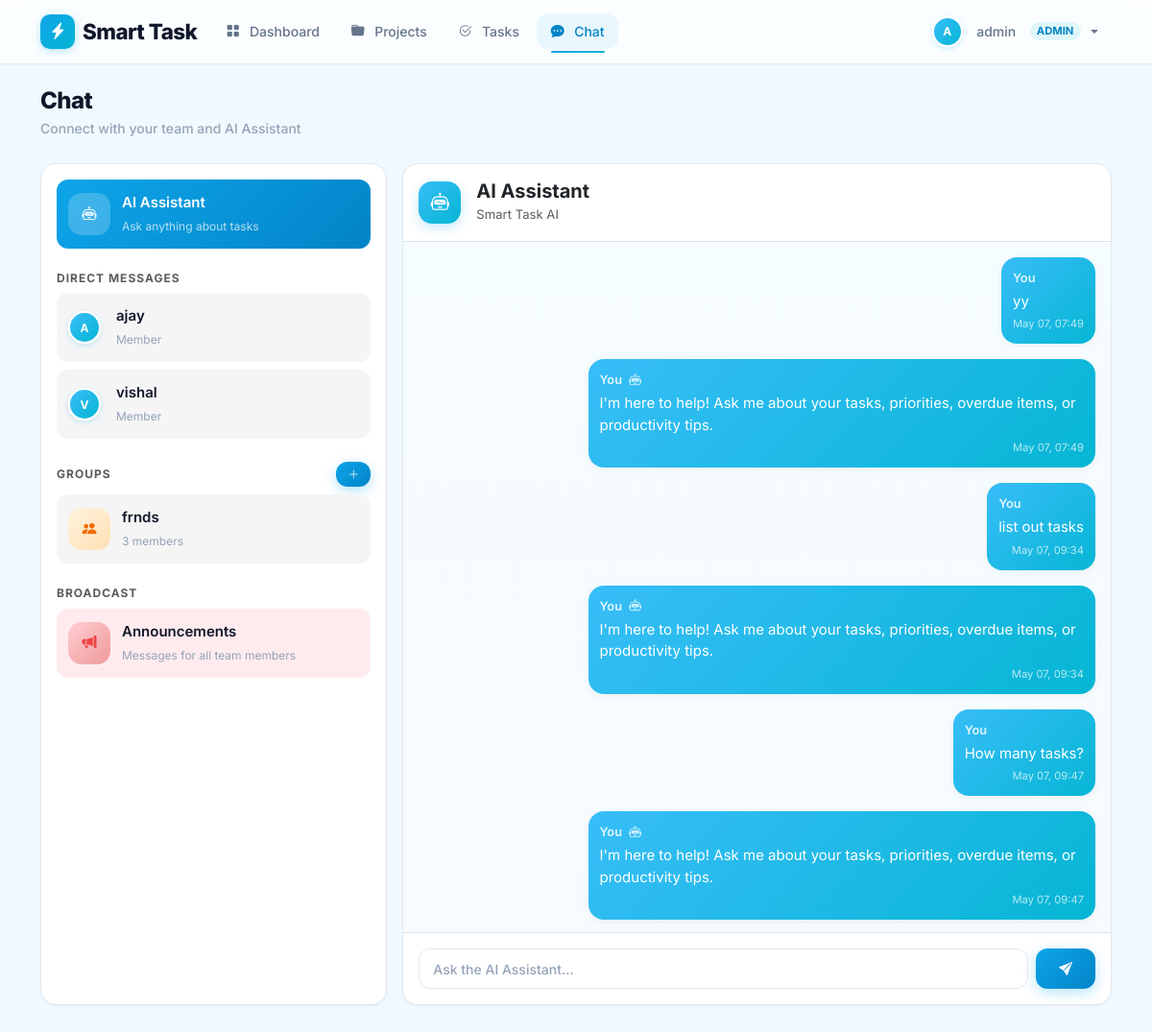
/chat?id=1 (signed in), run on the app's committed database.
### app.py (models this page shows)
class User(db.Model):
    id = db.Column(db.Integer, primary_key=True)
    username = db.Column(db.String(80), unique=True, nullable=False)
    email = db.Column(db.String(120), unique=True, nullable=False)
    password = db.Column(db.String(200), nullable=False)
    role = db.Column(db.String(20), default='member')  # admin or member
    created_at = db.Column(db.DateTime, default=datetime.utcnow)
    owned_projects = db.relationship('Project', backref='owner', lazy=True, foreign_keys='Project.owner_id')
    member_projects = db.relationship('Project', secondary=project_members, backref='members')
    assigned_tasks = db.relationship('Task', backref='assignee', lazy=True, foreign_keys='Task.assigned_to')
    created_tasks = db.relationship('Task', backref='creator', lazy=True, foreign_keys='Task.created_by')

class ChatGroup(db.Model):
    id = db.Column(db.Integer, primary_key=True)
    name = db.Column(db.String(100), nullable=False)
    created_by = db.Column(db.Integer, db.ForeignKey('user.id'), nullable=False)
    created_at = db.Column(db.DateTime, default=datetime.utcnow)
    members = db.relationship('User', secondary=group_members, backref='chat_groups')
    creator = db.relationship('User', foreign_keys=[created_by])

class Message(db.Model):
    id = db.Column(db.Integer, primary_key=True)
    content = db.Column(db.Text, nullable=False)
    sender_id = db.Column(db.Integer, db.ForeignKey('user.id'), nullable=False)
    receiver_id = db.Column(db.Integer, db.ForeignKey('user.id'), nullable=True)  # for DMs
    group_id = db.Column(db.Integer, db.ForeignKey('chat_group.id'), nullable=True)  # for groups
    is_broadcast = db.Column(db.Boolean, default=False)
    created_at = db.Column(db.DateTime, default=datetime.utcnow)
    sender = db.relationship('User', foreign_keys=[sender_id], backref='sent_messages')
    receiver = db.relationship('User', foreign_keys=[receiver_id], backref='received_messages')
    group = db.relationship('ChatGroup', backref='messages')

### app.py (the view, shortened to what this page needs)
@app.route('/chat')
@login_required
def chat():
    user = User.query.get(session['user_id'])
    users = User.query.filter(User.id != user.id).all()
    groups = ChatGroup.query.all()
    chat_type = request.args.get('type', 'ai')  # ai, dm, group, broadcast
    chat_id = request.args.get('id', type=int)
    messages = []
    selected_user = None
    selected_group = None
    ai_mode = False
    if chat_type == 'dm' and chat_id:
        selected_user = User.query.get(chat_id)
        messages = Message.query.filter(
            ((Message.sender_id == user.id) & (Message.receiver_id == chat_id)) |
            ((Message.sender_id == chat_id) & (Message.receiver_id == user.id))
        ).order_by(Message.created_at.asc()).all()
    elif chat_type == 'broadcast':
        messages = Message.query.filter_by(is_broadcast=True).order_by(Message.created_at.asc()).all()
    elif chat_type == 'ai':
        ai_mode = True
        messages = Message.query.filter_by(sender_id=user.id, receiver_id=user.id).order_by(Message.created_at.asc()).all()
    return render_template('chat.html',
                           users=users,
                           groups=groups,
                           user=user,
                           messages=messages,
                           chat_type=chat_type,
                           chat_id=chat_id,
                           selected_user=selected_user,
                           selected_group=selected_group,
                           ai_mode=ai_mode)

### app.py (called while the page is built)
def login_required(f):
    @wraps(f)
    def decorated_function(*args, **kwargs):
        if 'user_id' not in session:
            flash('Please login first.', 'error')
            return redirect(url_for('login'))
        return f(*args, **kwargs)
    return decorated_function

### templates/chat.html (shortened to what this page needs)
{% extends "base.html" %}
{% block content %}
<div class="page-header mb-4">
    <h2 class="mb-1">Chat</h2>
    <p class="mb-0">Connect with your team and AI Assistant</p>
</div>
<div class="row g-3">
    <div class="col-lg-4">
        <div class="card p-3 h-100" style="max-height: 75vh; overflow-y: auto;">
            <a href="{{ url_for('chat', type='ai') }}" class="chat-item ai {{ 'active' if chat_type == 'ai' else '' }}">
                <div class="chat-item-icon ai">
                    <i class="bi bi-robot text-white"></i>
                </div>
                <div>
                    <div class="chat-item-label">AI Assistant</div>
                    <small class="chat-item-sublabel">Ask anything about tasks</small>
                </div>
            </a>
            <h6 class="fw-bold mt-3 mb-2 text-muted" style="font-size:0.75rem;text-transform:uppercase;letter-spacing:1px;">Direct Messages</h6>
            {% for u in users %}
            <a href="{{ url_for('chat', type='dm', id=u.id) }}" class="chat-item dm {{ 'active' if chat_type == 'dm' and chat_id == u.id else '' }}">
                <div class="avatar-circle me-3">{{ u.username[0]|upper }}</div>
                <div>
                    <div class="chat-item-label">{{ u.username }}</div>
                    <small class="chat-item-sublabel">{{ u.role|capitalize }}</small>
                </div>
            </a>
            {% endfor %}
            <div class="d-flex justify-content-between align-items-center mt-3 mb-2">
                <h6 class="fw-bold text-muted mb-0" style="font-size:0.75rem;text-transform:uppercase;letter-spacing:1px;">Groups</h6>
                {% if user.role == 'admin' %}
                <button class="btn btn-sm btn-primary" style="padding:4px 12px;font-size:0.75rem;" data-bs-toggle="modal" data-bs-target="#createGroupModal">
                    <i class="bi bi-plus-lg"></i>
                </button>
                {% endif %}
            </div>
            {% for g in groups %}
            <a href="{{ url_for('chat', type='group', id=g.id) }}" class="chat-item group {{ 'active' if chat_type == 'group' and chat_id == g.id else '' }}">
                <div class="chat-item-icon group">
                    <i class="bi bi-people-fill"></i>
                </div>
                <div>
                    <div class="chat-item-label">{{ g.name }}</div>
                    <small class="chat-item-sublabel">{{ g.members|length }} members</small>
                </div>
            </a>
            {% else %}
            <p class="text-muted small">No groups yet.</p>
            {% endfor %}
            <h6 class="fw-bold mt-3 mb-2 text-muted" style="font-size:0.75rem;text-transform:uppercase;letter-spacing:1px;">Broadcast</h6>
            <a href="{{ url_for('chat', type='broadcast') }}" class="chat-item broadcast {{ 'active' if chat_type == 'broadcast' else '' }}">
                <div class="chat-item-icon broadcast">
                    <i class="bi bi-megaphone-fill"></i>
                </div>
                <div>
                    <div class="chat-item-label">Announcements</div>
                    <small class="chat-item-sublabel">Messages for all team members</small>
                </div>
            </a>
        </div>
    </div>
    <div class="col-lg-8">
        <div class="card p-0 h-100" style="max-height: 75vh; display:flex; flex-direction:column;">
            <div class="p-3 border-bottom d-flex align-items-center" style="flex-shrink:0;">
                {% if ai_mode %}
                <div class="stat-icon me-3" style="width:44px;height:44px;border-radius:14px;background:linear-gradient(135deg,var(--primary-light),var(--accent));">
                    <i class="bi bi-robot text-white"></i>
                </div>
                <div>
                    <h5 class="fw-bold mb-0">AI Assistant</h5>
                    <small class="text-muted">Smart Task AI</small>
                </div>
                {% elif chat_type == 'dm' and selected_user %}
                <div class="avatar-circle me-3">{{ selected_user.username[0]|upper }}</div>
                <div>
                    <h5 class="fw-bold mb-0">{{ selected_user.username }}</h5>
                    <small class="text-muted">{{ selected_user.role|capitalize }}</small>
                </div>
                {% else %}
                <div>
                    <h5 class="fw-bold mb-0">Select a chat</h5>
                    <small class="text-muted">Choose from the sidebar</small>
                </div>
                {% endif %}
            </div>
            <div class="p-3 flex-grow-1" style="overflow-y: auto; background: linear-gradient(180deg, rgba(224,247,250,0.3), rgba(227,242,253,0.3));">
                {% if messages %}
                    {% for msg in messages %}
                        {% set is_me = msg.sender_id == user.id %}
                        <div class="d-flex mb-3 {{ 'justify-content-end' if is_me else '' }}">
                            <div class="chat-bubble {{ 'me' if is_me else '' }}">
                                <div class="chat-bubble-name">
                                    {{ 'You' if is_me else msg.sender.username }}
                                    {% if msg.content.startswith('[AI Assistant]') %}<i class="bi bi-robot ms-1"></i>{% endif %}
                                </div>
                                <div>{{ msg.content.replace('[AI Assistant] ', '') if msg.content.startswith('[AI Assistant]') else msg.content }}</div>
                                <div class="chat-bubble-time">{{ msg.created_at.strftime('%b %d, %H:%M') }}</div>
                            </div>
                        </div>
                    {% endfor %}
                {% endif %}
            </div>
            {% if chat_type %}
            {% if chat_type == 'broadcast' and user.role != 'admin' %}
            <div class="p-3 border-top text-center text-muted small" style="flex-shrink:0;">
                <i class="bi bi-info-circle me-1"></i> Only admins can post announcements.
            </div>
            {% else %}
            <div class="p-3 border-top" style="flex-shrink:0;">
                <form method="POST" action="{{ url_for('send_message') }}" class="d-flex gap-2">
                    <input type="text" name="content" class="form-control flex-grow-1" placeholder="{{ 'Ask the AI Assistant...' if ai_mode else 'Type a message...' }}" required autocomplete="off">
                    <button type="submit" class="btn btn-primary px-4">
                        <i class="bi bi-send-fill"></i>
                    </button>
                </form>
            </div>
            {% endif %}
            {% endif %}
        </div>
    </div>
</div>
{% endblock %}

### data on the page
User: username "A", username "ajay", role "Member"
User: username "V", username "vishal", role "Member"
ChatGroup: name "frnds", members|length "3"
Message: sender "You", content "yy", created_at "May 07, 07:49"
Message: sender "You", content "I'm here to help! Ask me about your tasks, priorities, overdue items, or productivity tips.", created_at "May 07, 07:49"
Message: sender "You", content "list out tasks", created_at "May 07, 09:34"
Message: sender "You", content "I'm here to help! Ask me about your tasks, priorities, overdue items, or productivity tips.", created_at "May 07, 09:34"
Message: sender "You", content "How many tasks?", created_at "May 07, 09:47"
Message: sender "You", content "I'm here to help! Ask me about your tasks, priorities, overdue items, or productivity tips.", created_at "May 07, 09:47"

### other printed values
{{ session.username[0]|upper }} "A"
{{ session.username }} "admin"
